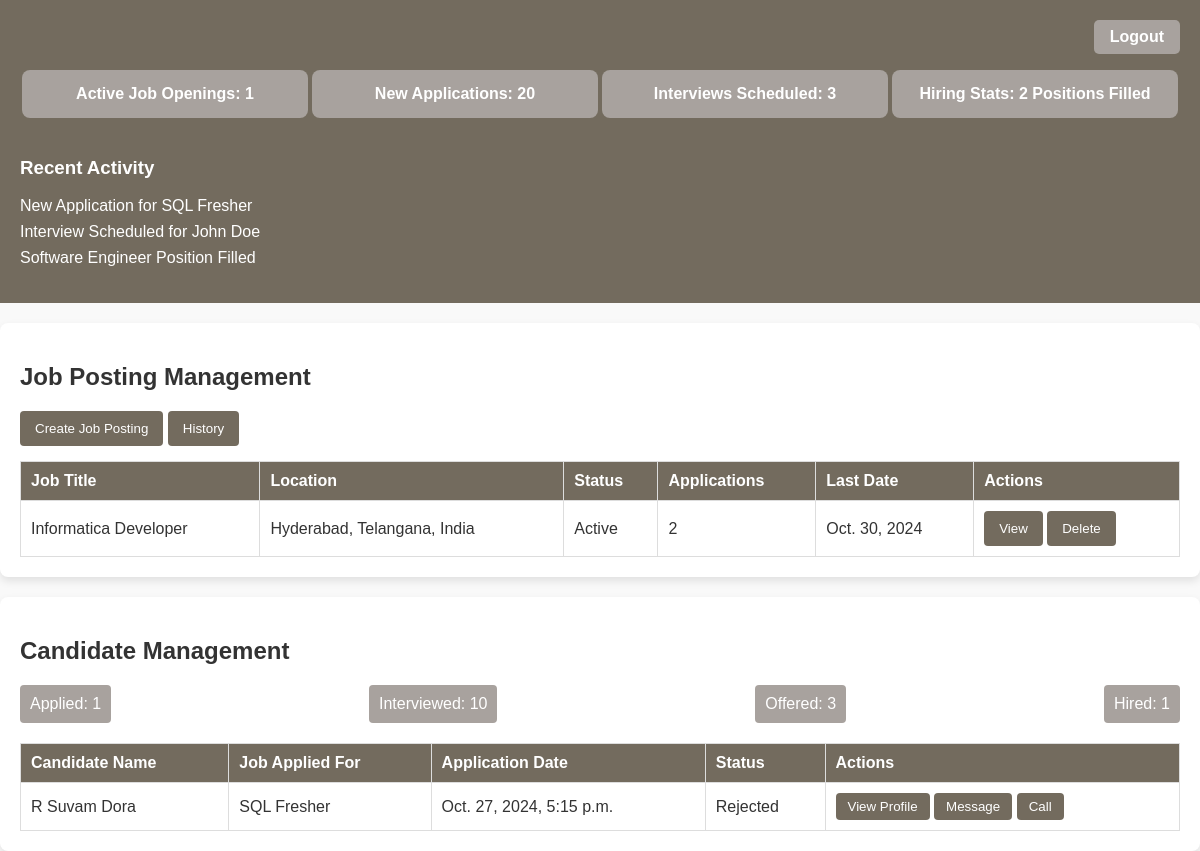
The page /recruiter-home on the database as committed earlier.
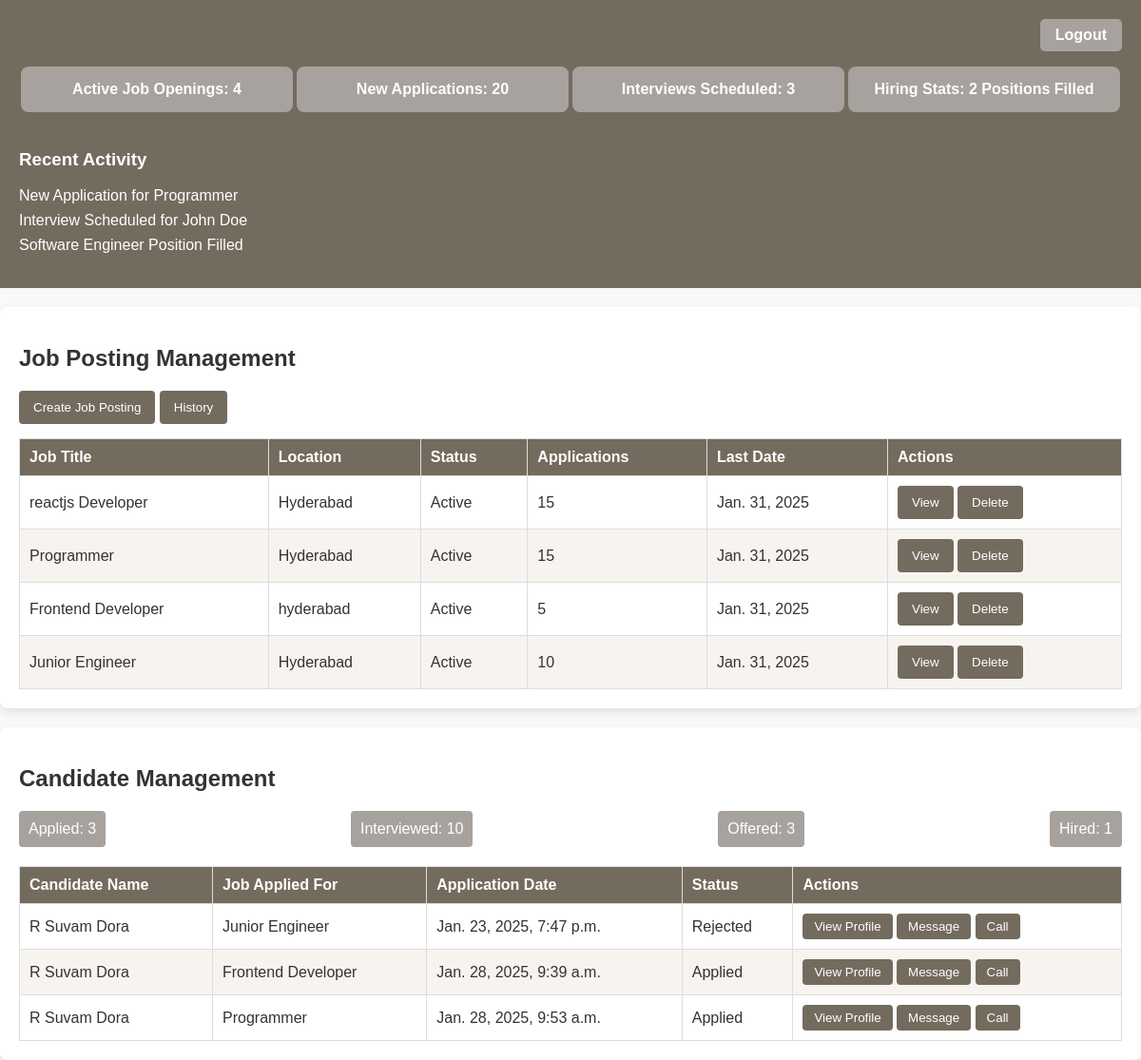
The same page on the database as committed later.
### job/models.py (models this page shows, shortened)
class ApplicantDetails(models.Model):
    fname = models.CharField(max_length=80)
    pic = models.ImageField(upload_to='passphotos/', blank=True, null=True)
    email = models.EmailField()
    phno = models.PositiveBigIntegerField()
    gen = models.CharField(max_length=10)
    dob = models.DateField()
    add = models.CharField(max_length=200)
    hq = models.CharField(max_length=100)
    un = models.CharField(max_length=200)
    sd = models.DateField()
    ed = models.DateField()
    we = models.IntegerField()
    pc = models.CharField(max_length=200)
    pjt = models.CharField(max_length=50)
    pjl = models.CharField(max_length=100)
    atw = models.DateField()
    ks = models.CharField(max_length=500)
    lk = models.CharField(max_length=200)
    intern = models.CharField(max_length=500)
    proj = models.CharField(max_length=5000)
    certi = models.CharField(max_length=1000)
    ps = models.CharField(max_length=500)
    resume = models.FileField(upload_to='pdfs/')
    jt = models.CharField(max_length=300)
    cn = models.CharField(max_length=200)
    jl = models.CharField(max_length=150, null=True)
    cl = models.ImageField(upload_to='logos/', blank=True, null=True)
    jtyp = models.CharField(max_length=100, null=True)
    er = models.CharField(max_length=500, null=True)
    kysk = models.CharField(max_length=1000, null=True)
    exp = models.PositiveIntegerField(null=True)
    abtcomp = models.CharField(max_length=2000, null=True)
    pos = models.PositiveIntegerField(null=True)
    jd = models.CharField(max_length=5000, null=True)
    jr = models.CharField(max_length=4000, null=True)
    sal = models.CharField(max_length=150, null=True)
    al = models.CharField(max_length=300, null=True)
    ld = models.DateField(default='2025-01-01')
    ad = models.DateTimeField(auto_now_add=True)
    STATUS_CHOICES = [
        ('Applied', 'Applied'),
        ('Under_Review', 'Under_Review'),
        ('Shortlisted', 'Shortlisted'),
        ('Hired', 'Hired'),
    ]
    status = models.CharField(max_length=20, default='Applied', choices=STATUS_CHOICES)
    progress_percentage = models.IntegerField(default=0)

class HiringSeekers(models.Model):
    jt = models.CharField(max_length=300)
    cn = models.CharField(max_length=200)
    jl = models.CharField(max_length=150)
    cl = models.ImageField(upload_to='logos/', blank=True, null=True)
    jtyp = models.CharField(max_length=100)
    er = models.CharField(max_length=500)
    kysk = models.CharField(max_length=1000)
    exp = models.PositiveIntegerField()
    abtcomp = models.CharField(max_length=2000)
    pos = models.PositiveIntegerField()
    jd = models.CharField(max_length=5000)
    jr = models.CharField(max_length=4000)
    sal = models.CharField(max_length=150)
    al = models.CharField(max_length=300)
    ld = models.DateField(default='2025-01-01')
    applied_column = models.BooleanField(default=False)

### job/views.py (the view)
# urls.py: path('recruiter-home',views.recruiter_home,name='rec_home'),
def recruiter_home(request):
    openings = HiringSeekers.objects.all().order_by('-id')
    applicant = ApplicantDetails.objects.all()
    newapplication = ApplicantDetails.objects.last()
    context = {
        'openings':openings,
        'applicant':applicant,
        'newapplication':newapplication
    }
    return render(request,'recruiter_home.html',context)

### job/templates/recruiter_home.html (shortened to what this page needs)
<!DOCTYPE html>
{% load static %}
<html lang="en">
<head>
    <link rel="stylesheet" href="{% static 'CSS/recruiter_home.css' %}">
</head>
<body>
    <div class="logout-button-container">
        <a href="{% url 'HOME' %}"><button class="logout-button"><strong>Logout</strong></button></a>
    </div>
    <div class="dashboard-overview">
        <div class="summary-cards">
          <div class="card">Active Job Openings: {{ openings|length }}</div>
          <div class="card">New Applications: 20</div>
          <div class="card">Interviews Scheduled: 3</div>
          <div class="card">Hiring Stats: 2 Positions Filled</div>
        </div>
        <div class="recent-activity-feed">
          <h3>Recent Activity</h3>
          <ul>
            <li>New Application for {{ newapplication.jt }}</li>
            <li>Interview Scheduled for John Doe</li>
            <li>Software Engineer Position Filled</li>
          </ul>
        </div>
    </div>
    <div class="job-posting-management">
        <h2>Job Posting Management</h2>
        <a href="{% url 'hir_sek' %}"><button>Create Job Posting</button></a>
        <a href="{% url 'jp_history' %}"><button>History</button></a>
        <table>
          <thead>
            <tr>
              <th>Job Title</th>
              <th>Location</th>
              <th>Status</th>
              <th>Applications</th>
              <th>Last Date</th>
              <th>Actions</th>
            </tr>
          </thead>
          <tbody>
            {% for i in openings %}
              <tr>
                <td>{{ i.jt }}</td>
                <td>{{ i.jl }}</td>
                <td>Active</td>
                <td>{{ i.pos }}</td>
                <td>{{ i.ld }}</td>
                <td><a href="{% url 'view_job_post' i.id %}"><button>View</button></a> <a href="{% url 'removd_pst' i.id %}"><button>Delete</button></a></td>
              </tr>
            {% endfor %}
          </tbody>
        </table>
    </div>
    <div class="candidate-management">
        <h2>Candidate Management</h2>
        <div class="pipeline-view">
          <div>Applied: {{ applicant|length }}</div>
          <div>Interviewed: 10</div>
          <div>Offered: 3</div>
          <div>Hired: 1</div>
        </div>
        <table>
          <thead>
            <tr>
              <th>Candidate Name</th>
              <th>Job Applied For</th>
              <th>Application Date</th>
              <th>Status</th>
              <th>Actions</th>
            </tr>
          </thead>
          <tbody>
            {% for j in applicant %}
            <tr>
              <td>{{ j.fname }}</td>
              <td>{{ j.jt }}</td>
              <td>{{ j.ad }}</td>
              <td>{{ j.status }}</td>
              <td>
                <a href="{% url 'pro_view' j.id %}"><button>View Profile</button></a>
                <a href="mailto:{{ j.email }}"><button>Message</button></a>
                <a href="tel:+91{{ j.phno }}"><button>Call</button></a>
              </td>
            </tr>
            {% endfor %}
          </tbody>
        </table>
      </div>
</body>
</html>

### job/static/CSS/recruiter_home.css (style rules this page uses)
body { font-family: Arial, sans-serif; margin: 0; padding: 0; background-color: #f9f9f9; color: #333333; }
.dashboard-overview { display: flex; flex-direction: column; padding: 20px; padding-top: 70px; background-color: #736b5e; color: #ffffff; }
.summary-cards { display: flex; justify-content: space-around; margin-bottom: 20px; }
.card { background-color: #a8a29e; padding: 15px; border-radius: 8px; width: 22%; text-align: center; font-weight: bold; transition: transform 0.3s ease, background-color 0.3s ease; }
.recent-activity-feed ul { list-style: none; padding: 0; }
.recent-activity-feed li { margin: 8px 0; animation: fadeIn 0.6s ease forwards; opacity: 0; }
.job-posting-management { padding: 20px; background-color: #ffffff; margin: 20px 0; border-radius: 8px; box-shadow: 0px 4px 8px rgba(0, 0, 0, 0.1); }
.job-posting-management button { background-color: #736b5e; color: #ffffff; padding: 10px 15px; border: none; border-radius: 4px; cursor: pointer; transition: background-color 0.3s ease; }
table { width: 100%; border-collapse: collapse; margin-top: 15px; }
table, th, td { border: 1px solid #ddd; }
th, td { padding: 10px; text-align: left; }
th { background-color: #736b5e; color: #ffffff; }
tr:nth-child(even) { background-color: #f7f4f0; }
.candidate-management { padding: 20px; background-color: #ffffff; border-radius: 8px; box-shadow: 0px 4px 8px rgba(0, 0, 0, 0.1); }
.pipeline-view { display: flex; justify-content: space-between; margin-bottom: 20px; }
.pipeline-view div { background-color: #a8a29e; color: #ffffff; padding: 10px; border-radius: 4px; text-align: center; transition: transform 0.3s ease; }
table button { background-color: #736b5e; color: #ffffff; border: none; padding: 6px 12px; border-radius: 4px; transition: background-color 0.3s ease; cursor: pointer; }
.logout-button-container { position: fixed; top: 20px; right: 20px; z-index: 1000; }
.logout-button { background-color: #a8a29e; color: white; border: none; padding: 8px 16px; cursor: pointer; border-radius: 5px; font-size:medium; }

Rows that differ between the two databases and show on the page:
removed ApplicantDetails: jt "SQL Fresher", fname "R Suvam Dora", ad "Oct. 27, 2024, 5:15 p.m.", status "Rejected"
removed HiringSeekers: jt "Informatica Developer", jl "Hyderabad, Telangana, India", pos "2", ld "Oct. 30, 2024"
added ApplicantDetails: jt "Programmer", fname "R Suvam Dora", ad "Jan. 28, 2025, 9:53 a.m.", status "Applied"
added HiringSeekers: jt "reactjs Developer", jl "Hyderabad", pos "15", ld "Jan. 31, 2025"
added HiringSeekers: jt "Programmer", jl "Hyderabad", pos "15", ld "Jan. 31, 2025"
added HiringSeekers: jt "Frontend Developer", jl "hyderabad", pos "5", ld "Jan. 31, 2025"
added HiringSeekers: jt "Junior Engineer", jl "Hyderabad", pos "10", ld "Jan. 31, 2025"
added ApplicantDetails: fname "R Suvam Dora", jt "Junior Engineer", ad "Jan. 23, 2025, 7:47 p.m.", status "Rejected"
added ApplicantDetails: fname "R Suvam Dora", jt "Frontend Developer", ad "Jan. 28, 2025, 9:39 a.m.", status "Applied"
Other text that changed with them:
{{ openings|length }}: "1" → "4"
{{ applicant|length }}: "1" → "3"
